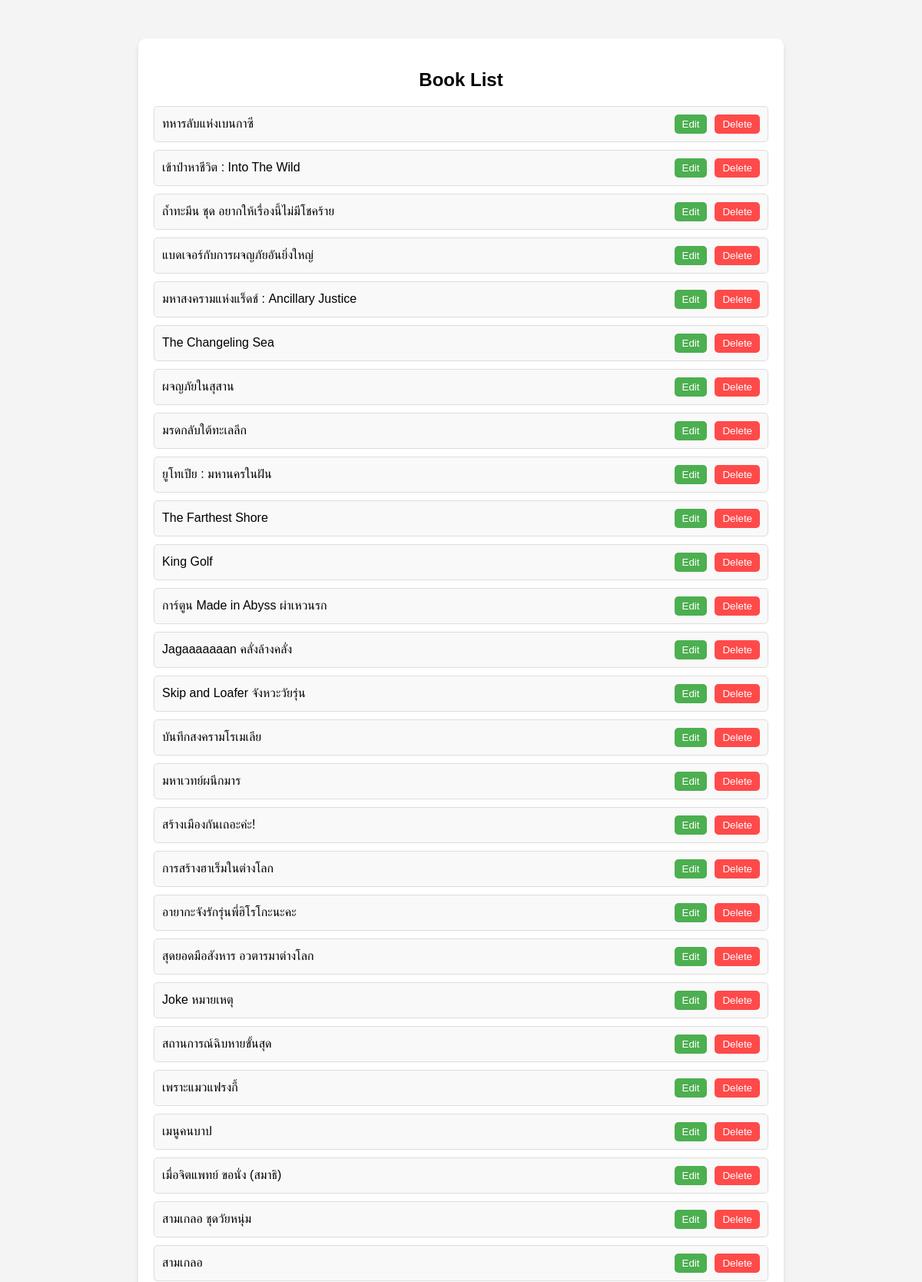
/book_list.php (signed in, upper part), run on the app's committed database.
### tables this page shows
CREATE TABLE `books` (
  `book_id` int(11) NOT NULL,
  `title` varchar(255) NOT NULL,
  `author` varchar(255) NOT NULL,
  `description` text DEFAULT NULL,
  `image` varchar(255) DEFAULT NULL,
  `category_id` int(11) DEFAULT NULL
);

### book_list.php (the view, shortened to what this page needs)
<?php
include('db.php');
$sql = "SELECT book_id, title FROM books";
$result = $conn->query($sql);
?>
<!DOCTYPE html>
<html lang="en">
<head>
</head>
<body>
<div class="book-list">
    <h2>Book List</h2>
    <?php while ($book = $result->fetch_assoc()): ?>
        <div class="book-item">
            <span><?php echo $book['title']; ?></span>
            <div class="button-group">
                <form method="POST" action="edit_book.php">
                    <button type="submit" class="edit-button">Edit</button>
                </form>
                <form method="POST" onsubmit="return confirmDelete();">
                    <button type="submit" name="delete">Delete</button>
                </form>
            </div>
        </div>
    <?php endwhile; ?>
</div>
</body>
</html>

### book_list.php (style rules this page uses)
body { font-family: Arial, sans-serif; background-color: #f4f4f4; margin: 0; padding: 0; }
.book-list { max-width: 800px; margin: 50px auto; background-color: white; padding: 20px; border-radius: 10px; box-shadow: 0 4px 6px rgba(0, 0, 0, 0.1); }
h2 { margin-bottom: 20px; text-align: center; }
.book-item { display: flex; justify-content: space-between; align-items: center; margin-bottom: 10px; padding: 10px; background-color: #f9f9f9; border: 1px solid #ddd; border-radius: 5px; }
button { padding: 5px 10px; background-color: #ff4a4a; color: white; border: none; border-radius: 5px; cursor: pointer; }
.edit-button { background-color: #4CAF50; margin-right: 10px; }
.button-group { display: flex; }

### data on the page
books: title "ทหารลับแห่งเบนกาซี"
books: title "เข้าป่าหาชีวิต : Into The Wild"
books: title "ถ้ำทะมึน ชุด อยากให้เรื่องนี้ไม่มีโชคร้าย"
books: title "แบดเจอร์กับการผจญภัยอันยิ่งใหญ่"
books: title "มหาสงครามแห่งแร็ดช์ : Ancillary Justice"
books: title "The Changeling Sea"
books: title "ผจญภัยในสุสาน"
books: title "มรดกลับใต้ทะเลลึก"
books: title "ยูโทเปีย : มหานครในฝัน"
books: title "The Farthest Shore"
books: title "King Golf"
books: title "การ์ตูน Made in Abyss ผ่าเหวนรก"
books: title "Jagaaaaaaan คลั่งล้างคลั่ง"
books: title "Skip and Loafer จังหวะวัยรุ่น"
books: title "บันทึกสงครามโรเมเลีย"
books: title "มหาเวทย์ผนึกมาร"
books: title "สร้างเมืองกันเถอะค่ะ!"
books: title "การสร้างฮาเร็มในต่างโลก"
books: title "อายากะจังรักรุ่นพี่ฮิโรโกะนะคะ"
books: title "สุดยอดมือสังหาร อวตารมาต่างโลก"
books: title "Joke หมายเหตุ"
books: title "สถานการณ์ฉิบหายขั้นสุด"
books: title "เพราะแมวแฟรงกี้"
books: title "เมนูคนบาป"
books: title "เมื่อจิตแพทย์ ขอนั่ง (สมาธิ)"
books: title "สามเกลอ ชุดวัยหนุ่ม"
books: title "สามเกลอ"
